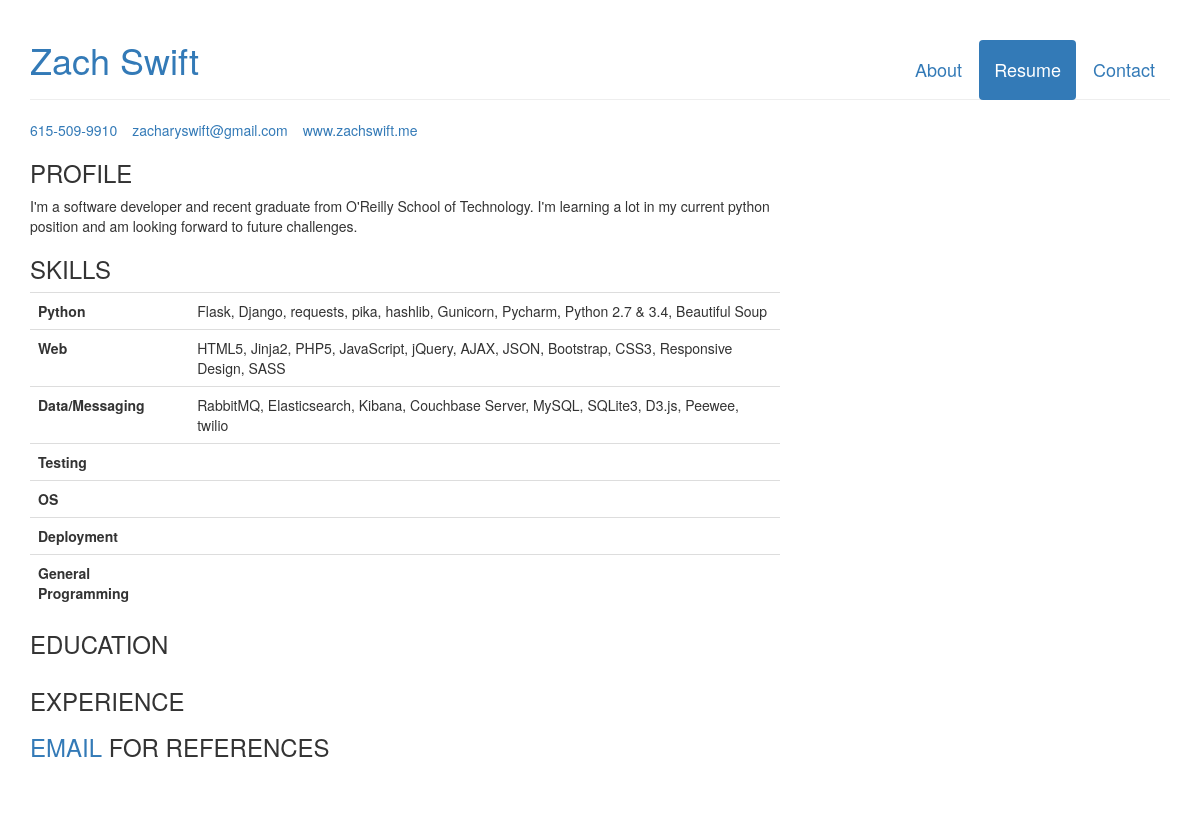
The app's page /resume, older data.
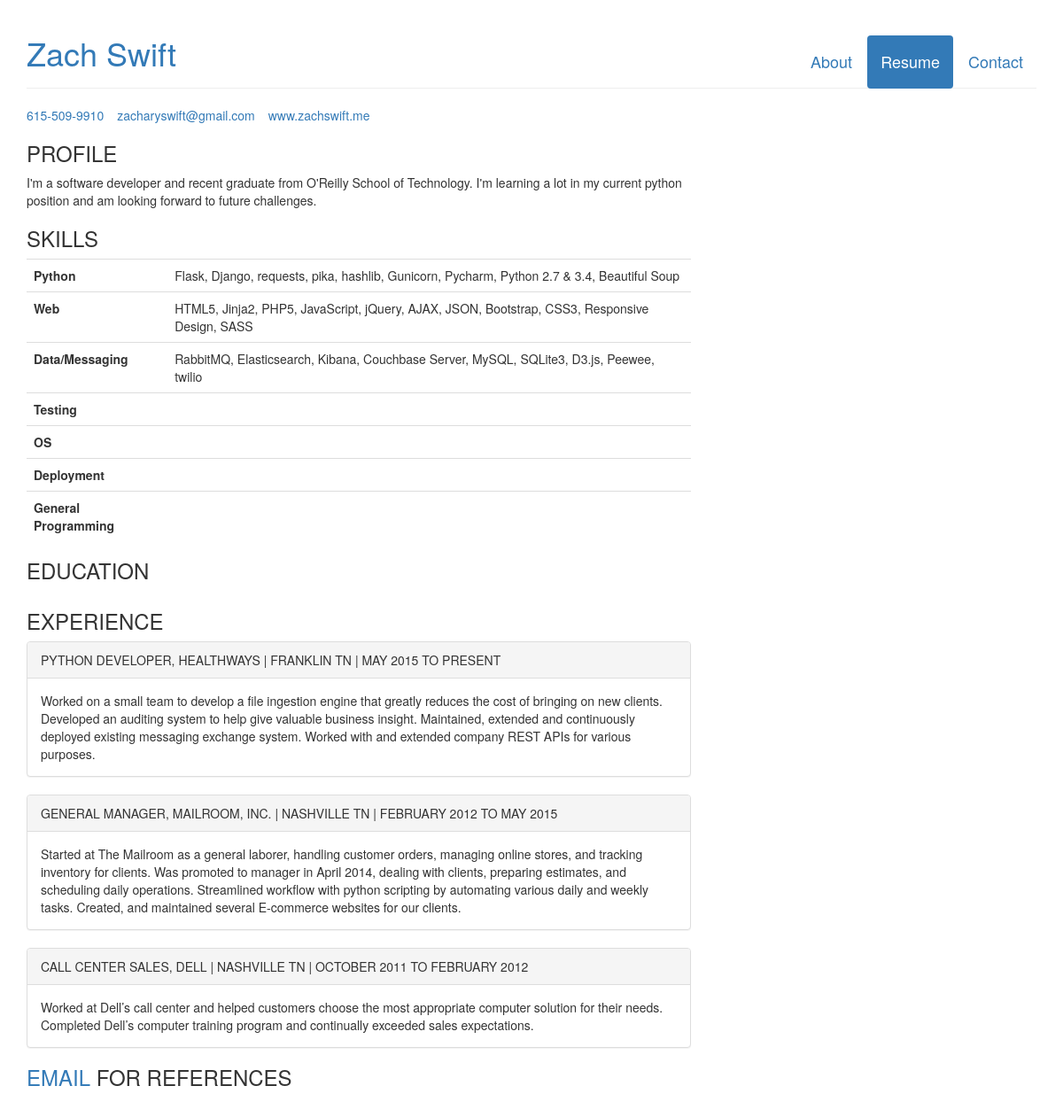
The same page, newer data.
### portfolio/models.py (models this page shows, shortened)
class WorkHistory(models.Model):
    company = models.CharField(max_length=75)
    start_date = models.DateField()
    end_date = models.DateField(null=True, blank=True)
    title = models.CharField(max_length=50)
    location = models.CharField(max_length=75)
    description = models.TextField()

### portfolio/views.py (the view)
# urls.py: url(r'^resume', 'portfolio.views.resume', name='resume'),
def resume(request):
    tagline = Profile.objects.all()[0].tagline
    libraries = ', '.join([obj.library for obj in Python.objects.all()])
    web = ', '.join([obj.lang for obj in Web.objects.all()])
    contact = Contact.objects.all()[0]
    general = ', '.join([obj.name for obj in General.objects.all()])
    deployment = ', '.join([obj.name for obj in Deployment.objects.all()])
    testing = ', '.join([obj.name for obj in Testing.objects.all()])
    os = ', '.join([obj.name for obj in OS.objects.all()])
    work = WorkHistory.objects.order_by('-start_date')
    for obj in work:
        obj.title = obj.title.upper()
        obj.company = obj.company.upper()
        obj.location = obj.location.upper()
        obj.start_date = obj.start_date.strftime('%B %Y').upper()
        if obj.end_date:
            obj.end_date = obj.end_date.strftime('%B %Y').upper()
    education = Education.objects.order_by('-start_date')
    for obj in education:
        obj.start_date = obj.start_date.strftime('%Y').upper()
        if obj.end_date:
            obj.end_date = obj.end_date.strftime('%Y').upper()
    return render(request, 'resume.html', {
        'tagline': tagline,
        'libraries': libraries,
        'web': web, 'work': work,
        'contact': contact,
        'education': education,
        'general': general,
        'deployment': deployment,
        'testing': testing,
        'OS': os,
    })

### portfolio/templates/resume.html (shortened to what this page needs)
<!DOCTYPE html>
<html>
	<head>
		<link href="/static/css/bootstrap.min.css" rel="stylesheet">
  	</head>
	<body>
    	<div class="container">
			<header class='page-header'>
				<ul class='nav nav-pills pull-right'>
					<li><a href="about" ><h4>About</h4></a></li>
					<li class='active'><a href="resume"><h4>Resume</h4></a></li>
					<li><a href="contact" ><h4>Contact</h4></a></li>
				</ul>
				<a href="/"><h1>{{contact.name}}</h1></a>
			</header>
			<div class='row'>
				<div class='col-md-8'>
					<table class="no-top" >
						<tr>
							<td><a href="tel:{{contact.phone}}">{{contact.phone}}</a> </td>
							<td><a href="mailto:{{contact.email}}">{{contact.email}}</a> </td>
							<td><a href='/'>{{contact.website}}</a></td>
						</tr>
					</table>
					<h3>PROFILE</h3>
					<p>
						{{ tagline }}
					</p>
					<h3>SKILLS</h3>
					<table class='table'>
						<tr>
							<th>Python</th><td>{{libraries}}</td>
						</tr>
						<tr>
							<th>Web</th> <td>{{web}}</td>
						</tr>
						<tr>
							<th>Data/Messaging</th> <td>RabbitMQ, Elasticsearch, Kibana, Couchbase Server, MySQL,
							SQLite3, D3.js, Peewee, twilio</td>
						</tr>
						<tr>
							<th>Testing</th> <td>{{testing}}</td>
						</tr>
						<tr>
							<th>OS</th><td>{{OS}}</td>
						</tr>
						<tr>
							<th>Deployment</th><td>{{deployment}}</td>
						</tr>
						<th>General Programming</th><td>{{general}}</td>
					</table>
					<h3>EDUCATION</h3>
					<h3>EXPERIENCE</h3>
						{% for job in work %}
							<div class="panel panel-default">
							<div class="panel-heading">{{job.title}}, {{job.company}} | {{job.location}} | {{job.start_date}} TO {% if job.end_date %} {{job.end_date}} {% else %} PRESENT {% endif %}</div>
								<div class="panel-body">
									{{job.description}}
								</div>
							</div>
						{% endfor %}
					<h3 style="padding-bottom:50px;"><a href="{{contact.email}}">EMAIL</a> FOR REFERENCES</h3>
				</div>
			</div>
		</div>
	</body>
</html>

Row changes from the older to the newer data that the page shows:
added WorkHistory: title "PYTHON DEVELOPER", company "HEALTHWAYS", location "FRANKLIN TN", start_date "MAY 2015", shows "PRESENT", description "Worked on a small team to develop a file ingestion engine that greatly reduces the cost of bringing on new clients. Developed an auditing system to help give valuable business insight. Maintained, extended and continuously deployed existing messaging exchange system. Worked with and extended company REST APIs for various purposes."
added WorkHistory: title "GENERAL MANAGER", company "MAILROOM, INC.", location "NASHVILLE TN", start_date "FEBRUARY 2012", end_date "MAY 2015", description "Started at The Mailroom as a general laborer, handling customer orders, managing online stores, and tracking inventory for clients. Was promoted to manager in April 2014, dealing with clients, preparing estimates, and scheduling daily operations. Streamlined workflow with python scripting by automating various daily and weekly tasks. Created, and maintained several E-commerce websites for our clients."
added WorkHistory: title "CALL CENTER SALES", company "DELL", location "NASHVILLE TN", start_date "OCTOBER 2011", end_date "FEBRUARY 2012", description "Worked at Dell’s call center and helped customers choose the most appropriate computer solution for their needs. Completed Dell’s computer training program and continually exceeded sales expectations."
